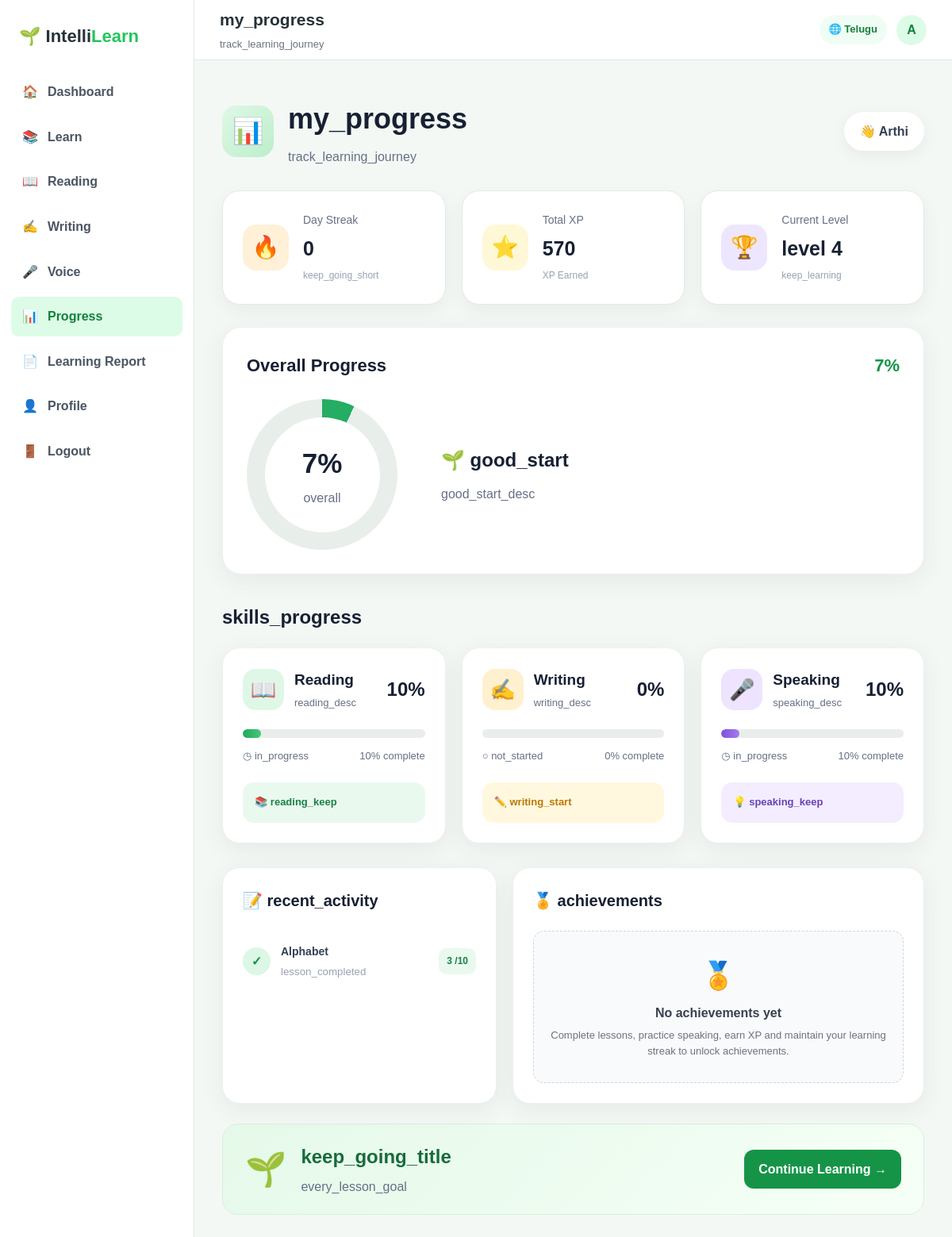
Screenshot of /progress (signed in) with the database file from the repository.
### tables this page shows
CREATE TABLE users (

            id INTEGER PRIMARY KEY AUTOINCREMENT,

            name TEXT NOT NULL,

            email TEXT UNIQUE NOT NULL,

            password TEXT NOT NULL,

            preferred_language TEXT NOT NULL,

            learning_language TEXT NOT NULL,

            xp INTEGER DEFAULT 0,

            streak INTEGER DEFAULT 0,

            level INTEGER DEFAULT 1

        );

CREATE TABLE user_progress (

            id INTEGER PRIMARY KEY AUTOINCREMENT,

            user_id INTEGER UNIQUE NOT NULL,

            reading_progress INTEGER DEFAULT 0,

            writing_progress INTEGER DEFAULT 0,

            speaking_progress INTEGER DEFAULT 0,

            FOREIGN KEY (user_id)
            REFERENCES users(id)

        );

CREATE TABLE lesson_progress (

            id INTEGER PRIMARY KEY AUTOINCREMENT,

            user_id INTEGER NOT NULL,

            lesson TEXT NOT NULL,

            completed INTEGER DEFAULT 0,

            best_score INTEGER DEFAULT 0,

            total_questions INTEGER DEFAULT 0,

            attempts INTEGER DEFAULT 0,

            last_attempt TIMESTAMP DEFAULT CURRENT_TIMESTAMP,

            UNIQUE(user_id, lesson),

            FOREIGN KEY(user_id)
            REFERENCES users(id)
        );

### app.py (the view)
@app.route("/progress")
def progress():
    if "user_id" not in session:
        return redirect("/login")
    connection = get_db_connection()
    user = connection.execute(
        """
        SELECT *
        FROM users
        WHERE id = ?
        """,
        (
            session["user_id"],
        )
    ).fetchone()
    progress_data = connection.execute(
        """
        SELECT *
        FROM user_progress
        WHERE user_id = ?
        """,
        (
            session["user_id"],
        )
    ).fetchone()
    lesson_progress = connection.execute(
        """
        SELECT *
        FROM lesson_progress
        WHERE user_id = ?
        ORDER BY id
        """,
        (
            session["user_id"],
        )
    ).fetchall()
    connection.close()
    if progress_data is None:
        reading_progress = 0
        writing_progress = 0
        speaking_progress = 0
    else:
        reading_progress = progress_data["reading_progress"]
        writing_progress = progress_data["writing_progress"]
        speaking_progress = progress_data["speaking_progress"]
    overall_progress = round(
        (
            reading_progress
            +
            writing_progress
            +
            speaking_progress
        )
        / 3
    )
    overall_progress = max(
        0,
        min(
            overall_progress,
            100
        )
    )
    return render_template(
        "progress.html",
        user=user,
        progress=progress_data,
        lesson_progress=lesson_progress,
        overall_progress=overall_progress
    )

### app.py (called while the page is built, shortened)
def get_current_language():
    if "user_id" not in session:
        return "English"
    if "preferred_language" in session:
        language = session["preferred_language"]
        if language in TRANSLATIONS:
            return language

def get_learning_language():
    if "user_id" not in session:
        return "English"
    try:
        connection = get_db_connection()
        user = connection.execute(
            """
            SELECT learning_language
            FROM users
            WHERE id = ?
            """,
            (session["user_id"],)
        ).fetchone()
        connection.close()
        if user and user["learning_language"]:
            language = user["learning_language"].strip()
            return language
    except Exception as e:
        print("Learning language error:", e)
    return "English"

def get_db_connection():
    connection = sqlite3.connect(DATABASE)
    connection.row_factory = sqlite3.Row
    return connection

def translate(key):
    language = get_current_language()
    if language not in TRANSLATIONS:
        language = "English"
    return TRANSLATIONS[language].get(
        key,
        TRANSLATIONS["English"].get(key, key)
    )

@app.context_processor
def inject_language():
    preferred_language = get_current_language()
    learning_language = get_learning_language()
    return {
        "t": translate,
        "current_language": preferred_language,
        "preferred_language": preferred_language,
        "learning_language": learning_language
    }

### templates/progress.html (shortened to what this page needs)
<!DOCTYPE html>
<html lang="en">
<head>
    <link rel="stylesheet"
          href="{{ url_for('static', filename='style.css') }}">
</head>
<body class="progress-page">
<div class="progress-layout">
<aside class="progress-sidebar">
<div class="progress-sidebar-logo">
    🌱 Intelli<span>Learn</span>
</div>
<nav class="progress-sidebar-nav">
<a href="/dashboard">
    🏠 <span>{{ t("dashboard") }}</span>
</a>
<a href="/learn">
    📚 <span>{{ t("learn") }}</span>
</a>
<a href="/reading">
    📖 <span>{{ t("reading") }}</span>
</a>
<a href="/writing">
    ✍️ <span>{{ t("writing") }}</span>
</a>
<a href="/voice">
    🎤 <span>{{ t("voice") }}</span>
</a>
<a href="/progress" class="active">
    📊 <span>{{ t("progress") }}</span>
</a>
<a href="{{ url_for('learning_report') }}">
    📄 <span>Learning Report</span>
</a>
<a href="/profile">
    👤 <span>{{ t("profile") }}</span>
</a>
<a href="/logout">
    🚪 <span>{{ t("logout") }}</span>
</a>
</nav>
</aside>
<div class="progress-main">
<header class="progress-topbar">
<div class="progress-welcome">
<h2>
    {{ t("my_progress") }}
</h2>
<p>
    {{ t("track_learning_journey") }}
</p>
</div>
<div class="progress-user-info">
<div class="progress-language-chip">
    🌐 {{ learning_language }}
</div>
<div class="progress-user-avatar">
    {{ (user["name"] if user else "U")[0]|upper }}
</div>
</div>
</header>
<div class="progress-wrapper">
<div class="progress-header">
<div>
<div class="progress-title">
<span class="title-icon">
    📊
</span>
<div>
<h1>
    {{ t("my_progress") }}
</h1>
<p>
    {{ t("track_learning_journey") }}
</p>
</div>
</div>
</div>
<div class="welcome-badge">
    👋
    {{ user["name"] }}
</div>
</div>
<div class="stats-grid">
<div class="stat-card streak-card">
<div class="stat-icon">
    🔥
</div>
<div>
<span>
    {{ t("day_streak") }}
</span>
<strong>
    {{ user["streak"] }}
</strong>
<small>
    {{ t("keep_going_short") }}
</small>
</div>
</div>
<div class="stat-card xp-card">
<div class="stat-icon">
    ⭐
</div>
<div>
<span>
    {{ t("total_xp") }}
</span>
<strong>
    {{ user["xp"] }}
</strong>
<small>
    {{ t("xp_earned") }}
</small>
</div>
</div>
<div class="stat-card level-card">
<div class="stat-icon">
    🏆
</div>
<div>
<span>
    {{ t("current_level") }}
</span>
<strong>
    {{ t("level") }} {{ user["level"] }}
</strong>
<small>
    {{ t("keep_learning") }}
</small>
</div>
</div>
</div>
<div class="overall-card">
<div class="section-heading">
<h2>
    {{ t("overall_progress") }}
</h2>
<span>
    {{ overall_progress }}%
</span>
</div>
<div class="overall-content">
<div class="progress-circle"
     style="--progress: {{ overall_progress }}%;">
<div class="circle-inner">
<strong>
    {{ overall_progress }}%
</strong>
<span>
    {{ t("overall") }}
</span>
</div>
</div>
<div class="overall-message">
{% if overall_progress >= 80 %}
<h3>
    🎉 {{ t("excellent_progress") }}
</h3>
<p>
    You are doing an amazing job.
    Keep learning and complete the remaining lessons.
</p>
{% elif overall_progress > 0 %}
<h3>
    🌱 {{ t("good_start") }}
</h3>
<p>
    {{ t("good_start_desc") }}
</p>
{% endif %}
</div>
</div>
</div>
<h2 class="skills-title">
    {{ t("skills_progress") }}
</h2>
<div class="skills-grid">
<div class="skill-card reading-card">
<div class="skill-top">
<div class="skill-icon reading-icon">
    📖
</div>
<div class="skill-info">
<h3>
    {{ t("reading") }}
</h3>
<p>
    {{ t("reading_desc") }}
</p>
</div>
<strong class="skill-percent">
    {{ progress["reading_progress"] }}%
</strong>
</div>
<div class="skill-progress">
<div class="skill-progress-fill reading-fill"
     style="width: {{ progress['reading_progress'] }}%;">
</div>
</div>
<div class="skill-status">
{% if progress["reading_progress"] >= 100 %}
<span class="completed-status">
    ✓ {{ t("completed") }}
</span>
{% elif progress["reading_progress"] > 0 %}
<span>
    ◷ {{ t("in_progress") }}
</span>
{% else %}
<span>
    ○ {{ t("not_started") }}
</span>
{% endif %}
<span>
    {{ progress["reading_progress"] }}%
    {{ t("complete") }}
</span>
</div>
<div class="skill-message reading-message">
{% if progress["reading_progress"] >= 100 %}
⭐ {{ t("reading_excellent") }}
{% elif progress["reading_progress"] > 0 %}
📚 {{ t("reading_keep") }}
{% else %}
🚀 {{ t("reading_start") }}
{% endif %}
</div>
</div>
<div class="skill-card writing-card">
<div class="skill-top">
<div class="skill-icon writing-icon">
    ✍️
</div>
<div class="skill-info">
<h3>
    {{ t("writing") }}
</h3>
<p>
    {{ t("writing_desc") }}
</p>
</div>
<strong class="skill-percent">
    {{ progress["writing_progress"] }}%
</strong>
</div>
<div class="skill-progress">
</div>
<div class="skill-status">
{% if progress["writing_progress"] >= 100 %}
<span class="completed-status">
    ✓ {{ t("completed") }}
</span>
{% elif progress["writing_progress"] > 0 %}
<span>
    ◷ {{ t("in_progress") }}
</span>
{% else %}
<span>
    ○ {{ t("not_started") }}
</span>
{% endif %}
<span>
    {{ progress["writing_progress"] }}%
    {{ t("complete") }}
</span>
</div>
<div class="skill-message writing-message">
{% if progress["writing_progress"] >= 100 %}
🎉 {{ t("writing_excellent") }}
{% elif progress["writing_progress"] > 0 %}
📈 {{ t("writing_keep") }}
{% else %}
✏️ {{ t("writing_start") }}
{% endif %}
</div>
</div>
<div class="skill-card speaking-card">
<div class="skill-top">
<div class="skill-icon speaking-icon">
    🎤
</div>
<div class="skill-info">
<h3>
    {{ t("speaking") }}
</h3>
<p>
    {{ t("speaking_desc") }}
</p>
</div>
<strong class="skill-percent">
    {{ progress["speaking_progress"] }}%
</strong>
</div>
<div class="skill-progress">
<div class="skill-progress-fill speaking-fill"
     style="width: {{ progress['speaking_progress'] }}%;">
</div>
</div>
<div class="skill-status">
{% if progress["speaking_progress"] >= 100 %}
<span class="completed-status">
    ✓ {{ t("completed") }}
</span>
{% elif progress["speaking_progress"] > 0 %}
<span>
    ◷ {{ t("in_progress") }}
</span>
{% else %}
<span>
    ○ {{ t("not_started") }}
</span>
{% endif %}
<span>
    {{ progress["speaking_progress"] }}%
    {{ t("complete") }}
</span>
</div>
<div class="skill-message speaking-message">
{% if progress["speaking_progress"] >= 100 %}
🎤 {{ t("speaking_excellent") }}
{% elif progress["speaking_progress"] > 0 %}
💡 {{ t("speaking_keep") }}
{% else %}
🎙️ {{ t("speaking_start") }}
{% endif %}
</div>
</div>
</div>
<div class="bottom-grid">
<div class="activity-card">
<div class="card-heading">
<h2>
    📝 {{ t("recent_activity") }}
</h2>
</div>
{% if lesson_progress %}
{% for lesson in lesson_progress[-5:]|reverse %}
<div class="activity-item">
<div class="activity-check">
    ✓
</div>
<div class="activity-info">
<strong>
    {{ lesson["lesson"].replace("_", " ").title() }}
</strong>
<small>
{% if lesson["completed"] %}
{{ t("lesson_completed") }}
{% else %}
{{ t("lesson_in_progress") }}
{% endif %}
</small>
</div>
<div class="activity-score">
{{ lesson["best_score"] }}
/{{ lesson["total_questions"] }}
</div>
</div>
{% endfor %}
{% endif %}
</div>
<div class="achievement-card">
<div class="card-heading">
<h2>
    🏅 {{ t("achievements") }}
</h2>
</div>
<div class="achievement-grid">
{% if achievements %}
{% for achievement in achievements %}
<div class="achievement achievement-earned">
<div class="achievement-icon">
    {{ achievement["icon"] }}
</div>
<strong>
    {{ achievement["title"] }}
</strong>
<small>
    {{ achievement["description"] }}
</small>
<span class="achievement-earned-badge">
    ✓ Earned
</span>
</div>
{% endfor %}
{% else %}
<div class="no-achievements">
<div class="no-achievements-icon">
    🏅
</div>
<strong>
    No achievements yet
</strong>
<p>
    Complete lessons, practice speaking,
    earn XP and maintain your learning streak
    to unlock achievements.
</p>
</div>
{% endif %}
</div>
</div>
</div>
<div class="motivation-card">
<div class="motivation-icon">
    🌱
</div>
<div>
<h2>
    {{ t("keep_going_title") }}
</h2>
<p>
    {{ t("every_lesson_goal") }}
</p>
</div>
<a href="/learn">
    {{ t("continue_learning") }} →
</a>
</div>
</div>
</div>
</div>
</body>
</html>

### templates/progress.html (style rules this page uses)
body.progress-page { margin:0; min-height:100vh; }
.progress-layout { display:flex; min-height:100vh; }
.progress-sidebar { width:245px; flex-shrink:0; background:#fff; border-right:1px solid #e5e7eb; padding:24px 14px; box-sizing:border-box; position:fixed; top:0; bottom:0; left:0; z-index:100; }
.progress-sidebar-logo { font-size:22px; font-weight:800; margin:4px 10px 28px; }
.progress-sidebar-logo span { color:#22c55e; }
.progress-sidebar-nav { display:flex; flex-direction:column; gap:7px; }
.progress-sidebar-nav a { display:flex; align-items:center; gap:12px; padding:12px 14px; border-radius:10px; text-decoration:none; color:#4b5563; font-weight:600; transition:.2s; }
.progress-sidebar-nav a.active { background:#dcfce7; color:#15803d; }
.progress-main { margin-left:245px; width:calc(100% - 245px); min-height:100vh; }
.progress-topbar { height:76px; padding:0 32px; display:flex; align-items:center; justify-content:space-between; background:#fff; border-bottom:1px solid #e5e7eb; box-sizing:border-box; }
.progress-welcome h2 { margin:0; font-size:21px; }
.progress-welcome p { margin:4px 0 0; color:#6b7280; font-size:13px; }
.progress-user-info { display:flex; align-items:center; gap:12px; }
.progress-language-chip { padding:8px 12px; border-radius:20px; background:#f0fdf4; color:#15803d; font-size:13px; font-weight:700; }
.progress-user-avatar { width:38px; height:38px; border-radius:50%; background:#dcfce7; display:flex; align-items:center; justify-content:center; font-weight:800; color:#15803d; }
.progress-main>.progress-wrapper { min-height:calc(100vh - 76px); box-sizing:border-box; }
.achievement-grid { display:grid; grid-template-columns:repeat(auto-fit,minmax(150px,1fr)); gap:14px; }
.no-achievements { grid-column:1/-1; text-align:center; padding:28px 15px; border-radius:14px; background:#f9fafb; border:1px dashed #d1d5db; color:#6b7280; }
.no-achievements-icon { font-size:34px; margin-bottom:8px; }
.no-achievements strong { display:block; color:#374151; margin-bottom:5px; }
.no-achievements p { margin:0; font-size:13px; }

### rows the page displays
users: learning_language "Telugu", name "A", name "Arthi", streak "0", xp "570", level "4"
user_progress: reading_progress "10", writing_progress "0", speaking_progress "10"
lesson_progress: lesson.replace "Alphabet", t "lesson_completed", best_score "3", total_questions "10"

### other values shown
{{ t("dashboard") }} "Dashboard"
{{ t("learn") }} "Learn"
{{ t("reading") }} "Reading"
{{ t("writing") }} "Writing"
{{ t("voice") }} "Voice"
{{ t("progress") }} "Progress"
{{ t("profile") }} "Profile"
{{ t("logout") }} "Logout"
{{ t("my_progress") }} "my_progress"
{{ t("track_learning_journey") }} "track_learning_journey"
{{ t("day_streak") }} "Day Streak"
{{ t("keep_going_short") }} "keep_going_short"
{{ t("total_xp") }} "Total XP"
{{ t("xp_earned") }} "XP Earned"
{{ t("current_level") }} "Current Level"
